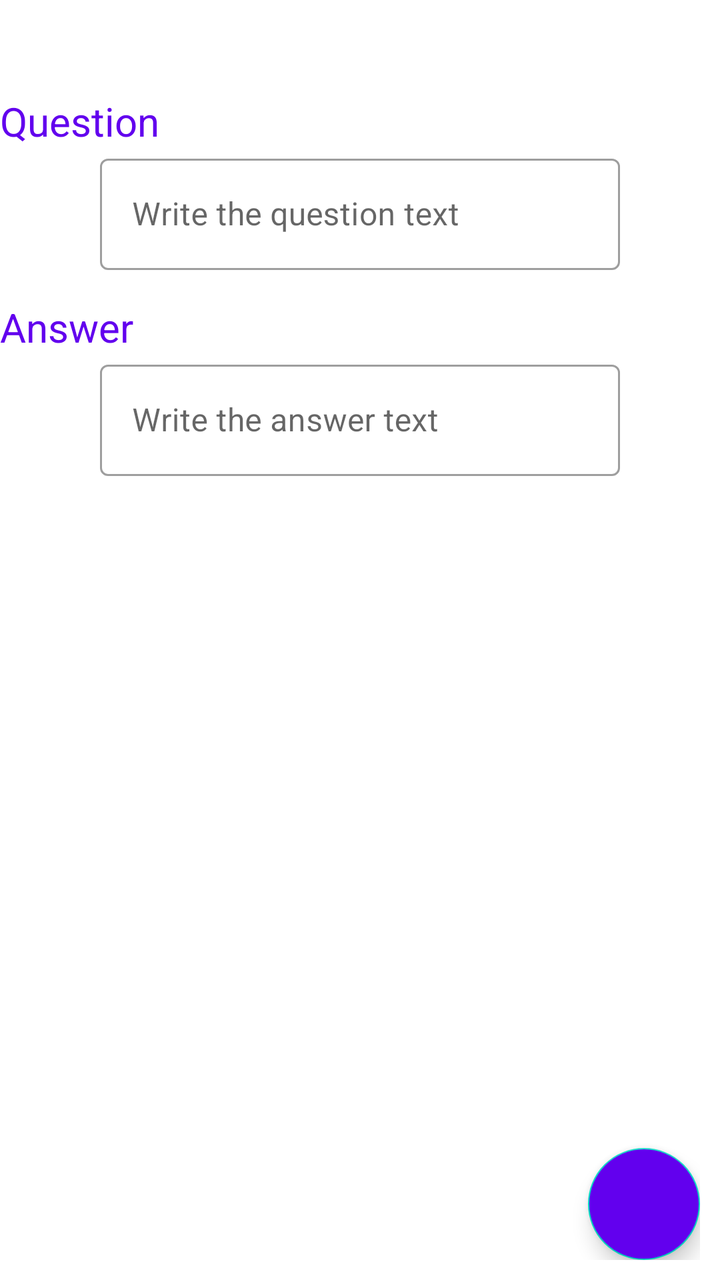
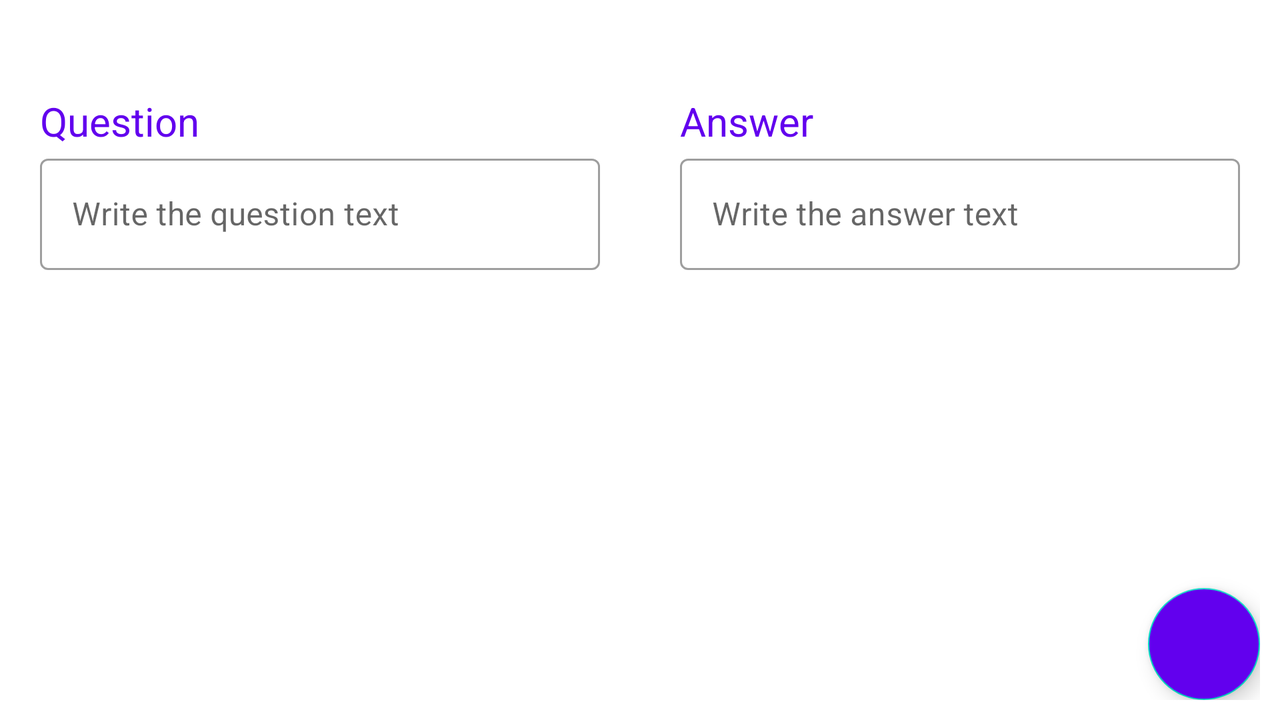

Compare how this app lays out the same screen by default and in its alternative resource folder. The renders come first, then the two layout files and the values they reference.
<!-- AndroidManifest.xml: application theme Theme.Cards -->
<!-- res/layout/fragment_card_edit.xml -->
<layout xmlns:android="http://schemas.android.com/apk/res/android">

    <data>
        <variable
            name="card"
            type="es.uam.eps.dadm.cards.model.Card" />
    </data>

    <LinearLayout
        android:layout_width="match_parent"
        android:layout_height="match_parent"
        android:orientation="vertical"
        android:layout_margin="10sp">

        <TextView
            android:id="@+id/current_date"
            android:layout_width="match_parent"
            android:layout_height="wrap_content"
            android:gravity="center"
            android:text="@{card.date.substring(0, 10)}"
            android:textSize="20sp"
            android:textColor="@color/purple_500" />

        <TextView
            android:id="@+id/question_title"
            android:layout_width="wrap_content"
            android:layout_height="wrap_content"
            android:layout_marginTop="20dp"
            android:text="@string/card_edit_question_title"
            android:textSize="20sp"
            android:textColor="@color/purple_500"/>

        <com.google.android.material.textfield.TextInputLayout
            android:layout_width="match_parent"
            android:layout_height="wrap_content"
            android:hint="@string/write_question_hint"
            android:layout_marginHorizontal="50dp"
            android:id="@+id/question_layout"
            style="@style/Widget.MaterialComponents.TextInputLayout.OutlinedBox">

            <com.google.android.material.textfield.TextInputEditText
                android:id="@+id/question"
                android:text="@{card.question}"
                android:layout_width="match_parent"
                android:layout_height="wrap_content"/>

        </com.google.android.material.textfield.TextInputLayout>

        <TextView
            android:id="@+id/answer_title"
            android:layout_width="wrap_content"
            android:layout_height="wrap_content"
            android:text="@string/card_edit_answer_title"
            android:textSize="20sp"
            android:layout_marginTop="15dp"
            android:textColor="@color/purple_500"/>

        <com.google.android.material.textfield.TextInputLayout
            android:layout_width="match_parent"
            android:layout_height="wrap_content"
            android:hint="@string/write_answer_hint"
            android:layout_marginHorizontal="50dp"
            android:id="@+id/answer_layout"
            style="@style/Widget.MaterialComponents.TextInputLayout.OutlinedBox">

            <com.google.android.material.textfield.TextInputEditText
                android:id="@+id/answer"
                android:text="@{card.answer}"
                android:layout_width="match_parent"
                android:layout_height="wrap_content"/>

        </com.google.android.material.textfield.TextInputLayout>

        <com.google.android.material.button.MaterialButtonToggleGroup
            android:id="@+id/card_edit_buttons"
            android:layout_width="match_parent"
            android:layout_height="wrap_content"
            android:layout_marginTop="20dp"
            android:gravity="center">

            <Button
                android:id="@+id/cancel_button"
                style="@style/Widget.MaterialComponents.Button.OutlinedButton"
                android:layout_width="wrap_content"
                android:layout_height="wrap_content"
                android:textColor="@color/design_default_color_error"
                android:text="@string/cancel_card_edit_button_title" />

            <Button
                android:id="@+id/accept_button"
                style="@style/Widget.MaterialComponents.Button.OutlinedButton"
                android:layout_width="wrap_content"
                android:layout_height="wrap_content"
                android:textColor="@color/teal_700"
                android:text="@string/accept_card_edit_button_title" />
        </com.google.android.material.button.MaterialButtonToggleGroup>

        <RelativeLayout
            android:layout_width="match_parent"
            android:layout_height="match_parent"
            android:orientation="horizontal"
            android:layout_marginEnd="10dp"
            android:layout_marginStart="10dp"
            android:layout_marginBottom="10dp">

        <com.google.android.material.floatingactionbutton.FloatingActionButton
            android:id="@+id/delete_card"
            style="@style/Widget.Design.FloatingActionButton"
            android:layout_width="wrap_content"
            android:layout_height="wrap_content"
            android:layout_alignParentBottom="true"
            android:layout_alignParentEnd="true"
            android:backgroundTint="@color/purple_500"
            android:src="@drawable/ic_baseline_delete_24"
            android:contentDescription="@string/delete_content_description" />

        </RelativeLayout>
    </LinearLayout>
</layout>
<!-- resources referenced by this layout -->
<resources>
  <color name="purple_500">#FF6200EE</color>
  <color name="teal_700">#FF018786</color>
  <string name="accept_card_edit_button_title">Accept</string>
  <string name="cancel_card_edit_button_title">Cancel</string>
  <string name="card_edit_answer_title">Answer</string>
  <string name="card_edit_question_title">Question</string>
  <string name="delete_content_description">Delete card/deck picture</string>
  <string name="write_answer_hint">Write the answer text</string>
  <string name="write_question_hint">Write the question text</string>
  <style name="Theme.Cards" parent="Theme.MaterialComponents.DayNight.DarkActionBar">
          
          <item name="colorPrimary">@color/purple_500</item>
          <item name="colorPrimaryVariant">@color/purple_700</item>
          <item name="colorOnPrimary">@color/white</item>
          
          <item name="colorSecondary">@color/teal_200</item>
          <item name="colorSecondaryVariant">@color/teal_700</item>
          <item name="colorOnSecondary">@color/black</item>
          
          <item name="android:statusBarColor">?attr/colorPrimaryVariant</item>
          
      </style>
  <color name="purple_700">#FF3700B3</color>
  <color name="white">#FFFFFFFF</color>
  <color name="teal_200">#FF03DAC5</color>
  <color name="black">#FF000000</color>
</resources>
<!-- res/layout-land/fragment_card_edit.xml (the author's variant of the layout above) -->
<!-- drawn on the phone turned sideways -->
<layout xmlns:android="http://schemas.android.com/apk/res/android">

    <data>
        <variable
            name="card"
            type="es.uam.eps.dadm.cards.model.Card" />
    </data>

    <LinearLayout
        android:layout_width="match_parent"
        android:layout_height="match_parent"
        android:layout_margin="10sp"
        android:orientation="vertical">

        <TextView
            android:id="@+id/current_date"
            android:layout_width="match_parent"
            android:layout_height="wrap_content"
            android:gravity="center"
            android:text="@{card.date.substring(0, 10)}"
            android:textSize="20sp"
            android:textColor="@color/purple_500" />

        <LinearLayout
            android:layout_width="match_parent"
            android:layout_height="wrap_content"
            android:weightSum="2"
            android:orientation="horizontal"
            android:baselineAligned="false">

            <RelativeLayout
                android:layout_width="0dp"
                android:layout_height="wrap_content"
                android:layout_weight="1"
                android:layout_margin="20dp">

                <TextView
                    android:id="@+id/question_title"
                    android:layout_width="wrap_content"
                    android:layout_height="wrap_content"
                    android:text="@string/card_edit_question_title"
                    android:textSize="20sp"
                    android:textColor="@color/purple_500"/>

                <com.google.android.material.textfield.TextInputLayout
                    android:layout_width="match_parent"
                    android:layout_height="wrap_content"
                    android:hint="@string/write_question_hint"
                    android:id="@+id/question_layout"
                    android:layout_below="@id/question_title"
                    style="@style/Widget.MaterialComponents.TextInputLayout.OutlinedBox">

                    <com.google.android.material.textfield.TextInputEditText
                        android:id="@+id/question"
                        android:text="@{card.question}"
                        android:layout_width="match_parent"
                        android:layout_height="wrap_content" />

                </com.google.android.material.textfield.TextInputLayout>

            </RelativeLayout>

            <RelativeLayout
                android:layout_margin="20dp"
                android:layout_width="0dp"
                android:layout_height="wrap_content"
                android:layout_weight="1">

                <TextView
                    android:id="@+id/answer_title"
                    android:layout_width="wrap_content"
                    android:layout_height="wrap_content"
                    android:text="@string/card_edit_answer_title"
                    android:textSize="20sp"
                    android:textColor="@color/purple_500"/>

                <com.google.android.material.textfield.TextInputLayout
                    android:layout_width="match_parent"
                    android:layout_height="wrap_content"
                    android:hint="@string/write_answer_hint"
                    android:layout_below="@id/answer_title"
                    android:id="@+id/answer_layout"
                    style="@style/Widget.MaterialComponents.TextInputLayout.OutlinedBox">

                    <com.google.android.material.textfield.TextInputEditText
                        android:id="@+id/answer"
                        android:text="@{card.answer}"
                        android:layout_width="match_parent"
                        android:layout_height="wrap_content"/>

                </com.google.android.material.textfield.TextInputLayout>

            </RelativeLayout>
        </LinearLayout>

        <com.google.android.material.button.MaterialButtonToggleGroup
            android:id="@+id/card_edit_buttons"
            android:layout_width="match_parent"
            android:layout_height="wrap_content"
            android:layout_marginTop="20dp"
            android:gravity="center">

            <Button
                android:id="@+id/cancel_button"
                style="@style/Widget.MaterialComponents.Button.OutlinedButton"
                android:layout_width="wrap_content"
                android:layout_height="wrap_content"
                android:textColor="@color/design_default_color_error"
                android:text="@string/cancel_card_edit_button_title" />

            <Button
                android:id="@+id/accept_button"
                style="@style/Widget.MaterialComponents.Button.OutlinedButton"
                android:layout_width="wrap_content"
                android:layout_height="wrap_content"
                android:textColor="@color/teal_700"
                android:text="@string/accept_card_edit_button_title" />
        </com.google.android.material.button.MaterialButtonToggleGroup>

        <RelativeLayout
            android:layout_width="match_parent"
            android:layout_height="match_parent"
            android:orientation="horizontal"
            android:layout_marginEnd="10dp"
            android:layout_marginStart="10dp"
            android:layout_marginBottom="10dp">

            <com.google.android.material.floatingactionbutton.FloatingActionButton
                android:id="@+id/delete_card"
                style="@style/Widget.Design.FloatingActionButton"
                android:layout_width="wrap_content"
                android:layout_height="wrap_content"
                android:layout_alignParentBottom="true"
                android:layout_alignParentEnd="true"
                android:backgroundTint="@color/purple_500"
                android:src="@drawable/ic_baseline_delete_24"
                android:contentDescription="@string/delete_content_description" />

        </RelativeLayout>
    </LinearLayout>
</layout>
